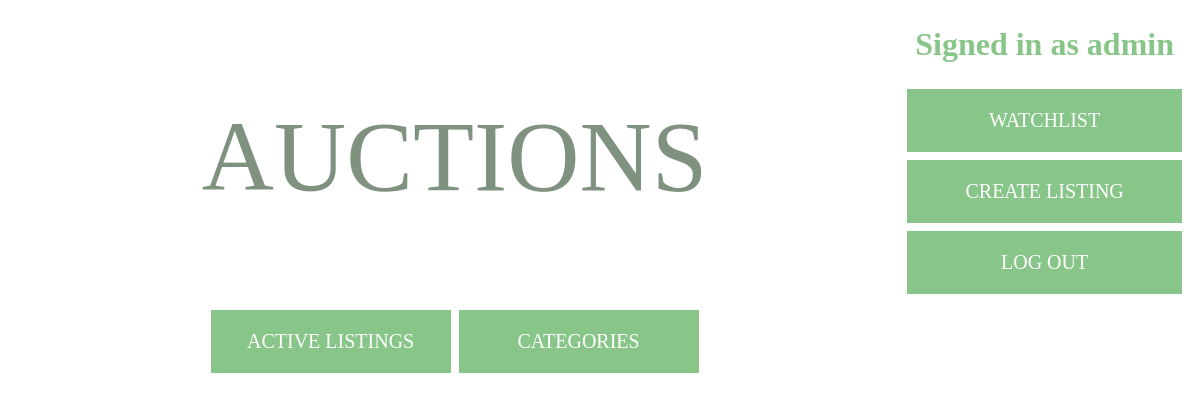
/categories (signed in), run on an earlier commit of the app's database.
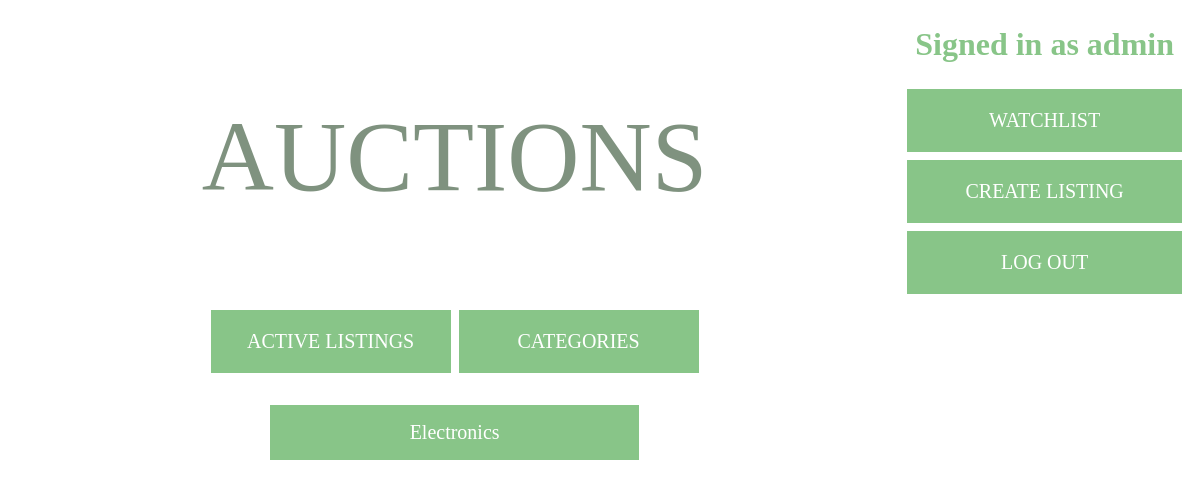
And on a later commit of the database.
### auctions/models.py (models this page shows)
class User(AbstractUser):
    pass

class Category(models.Model):
    category = models.CharField(max_length=64)

### auctions/views.py (the view)
# urls.py: path("categories", views.categories, name="categories"),
def categories(request):
    return render(request, "auctions/categories.html", {
        "categories": Category.objects.all()
     })

### auctions/templates/auctions/categories.html (shortened to what this page needs)
{% extends "auctions/layout.html" %}
{% block body %}
    <div class="categories-page-categories-container">
        {% for category in categories %}
            <div class="categories-page-category"><a class="categories-page-link" href="{% url 'category' category=category.category %}">{{ category.category }}</a></div>
        {% endfor %}
    </div>
{% endblock %}

### auctions/templates/auctions/layout.html (shortened to what this page needs)
{% load static %}
<!DOCTYPE html>
<html lang="en">
    <head>
        <link href="{% static 'auctions/styles.css' %}" rel="stylesheet">
    </head>
    <body>
        <div class="main-container">
                <div class="header">
                    AUCTIONS
                </div>
                <div class="user-nav-container">
                    {% if user.is_authenticated %}
                        <div class="user-label-container">
                            <strong class="user-label">Signed in as {{ user.username }}</strong>
                        </div>
                        <div class="nav-item">
                            <a class="nav-link" href="{% url 'watchlist' %}">WATCHLIST</a>
                        </div>
                        <div class="nav-item">
                            <a class="nav-link" href="{% url 'create_listing' %}">CREATE LISTING</a>
                        </div>
                        <div class="nav-item">
                            <a class="nav-link" href="{% url 'logout' %}">LOG OUT</a>
                        </div>
                    {% endif %}
                 </div>
            <div class="main-nav-container">
                <div class="nav-item" >
                    <a class="nav-link" href="{% url 'index' %}">ACTIVE LISTINGS</a>
                </div>
                <div class="nav-item">
                    <a class="nav-link" href="{% url 'categories' %}">CATEGORIES</a>
                </div>
            </div>
            {% block body %}
            {% endblock %}
        </div>
    </body>
</html>

### auctions/static/auctions/styles.css (style rules this page uses)
body { padding: 10px; }
.main-container { display: grid; grid-template-columns: 1fr 1fr auto; grid-auto-rows: auto; gap: 1rem; }
.header { grid-column: span 2; text-align: center; align-self: center; font-size: 100px; color: #7f927f; min-width: 500px; }
.user-nav-container { grid-column: span 1; display: grid; grid-template-columns: auto; grid-template-rows: repeat(4, 1fr); grid-gap: 0.5rem; }
.main-nav-container { grid-column-start: 1; grid-column-end: 3; display: flex; justify-content: center; gap: 0.5rem; }
.nav-item { background-color: #88c588; color: white; padding: 20px; font-size: 20px; min-width: 200px; text-align: center; }
.nav-link { color: white; text-decoration: none; }
.categories-page-categories-container { grid-column: span 2; display: grid; grid-template-columns: 1fr; gap: 0.5rem; padding: 1rem; }
.categories-page-category { background-color: #88c588; width: 40%; padding: 1rem; justify-self: center; text-align: center; }
.categories-page-link { color: white; font-size: 20px; text-decoration: none; }
.user-label { color: #88c588; font-size: 2rem; }
.user-label-container { padding: 0.5rem; }

What changed in the data, as far as the page shows it:
added Category: category "Electronics"
